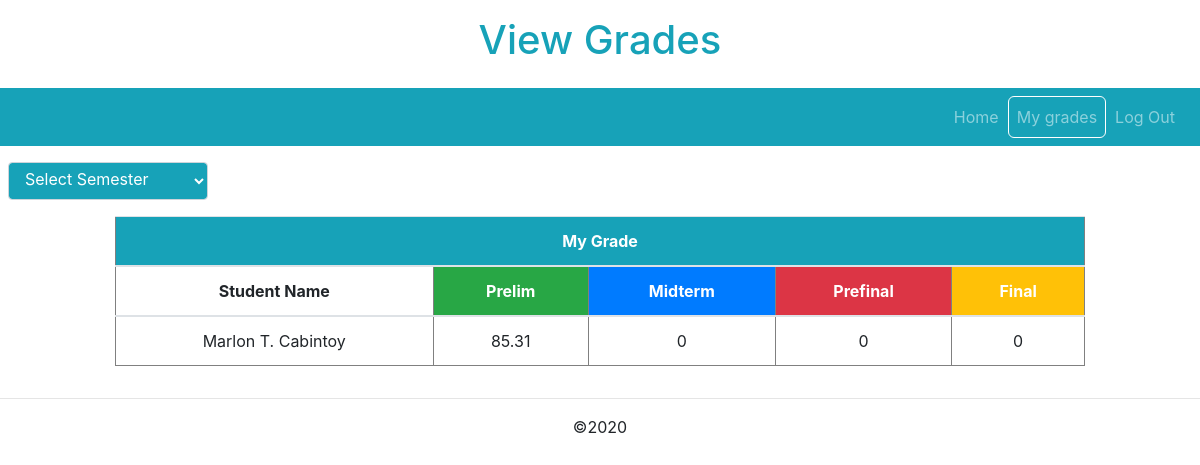
Page /private/user/mygrades.php (signed in) on the earlier database version.
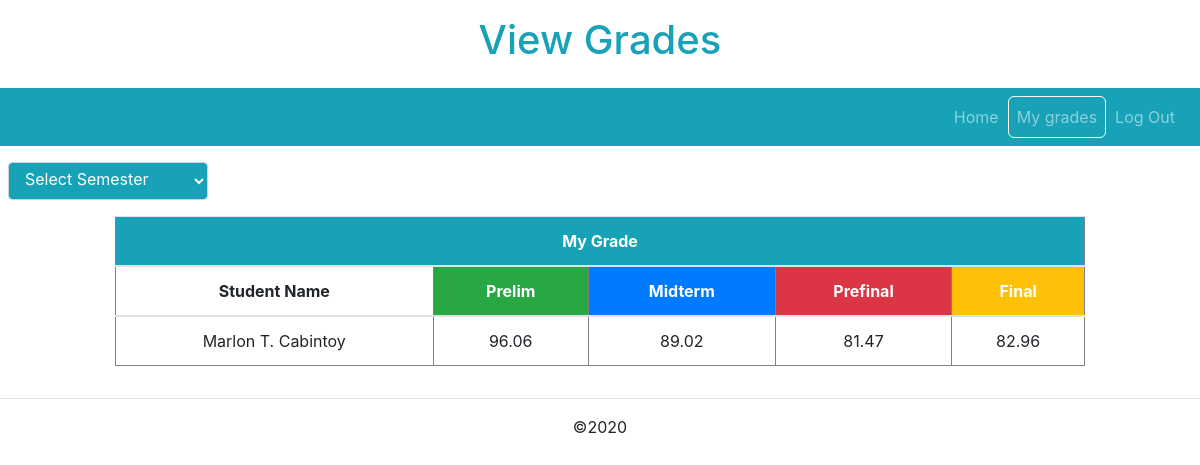
Same page on the later database version.
### tables this page shows
CREATE TABLE `prelim1` (
  `id` int(11) NOT NULL,
  `student_no` varchar(255) NOT NULL,
  `student_name` varchar(255) NOT NULL,
  `year` varchar(255) NOT NULL,
  `course` varchar(255) NOT NULL,
  `prelim_output_1` varchar(255) NOT NULL,
  `prelim_output_2` varchar(255) NOT NULL,
  `prelim_output_total_score` varchar(255) NOT NULL,
  `prelim_output_base` varchar(255) NOT NULL,
  `prelim_output_weight` varchar(255) NOT NULL,
  `prelim_performance_1` varchar(255) NOT NULL,
  `prelim_performance_2` varchar(255) NOT NULL,
  `prelim_performance_total_score` varchar(255) NOT NULL,
  `prelim_performance_base` varchar(255) NOT NULL,
  `prelim_performance_weight` varchar(255) NOT NULL,
  `prelim_written_test` varchar(255) NOT NULL,
  `prelim_written_test_base` varchar(255) NOT NULL,
  `prelim_written_test_weight` varchar(255) NOT NULL,
  `prelim_grade` varchar(255) NOT NULL,
  `prelim_grade_equivalent` varchar(255) NOT NULL,
  `semester` varchar(255) NOT NULL
);

CREATE TABLE `midterm1` (
  `id` int(11) NOT NULL,
  `student_no` varchar(255) NOT NULL,
  `student_name` varchar(255) NOT NULL,
  `year` varchar(255) NOT NULL,
  `course` varchar(255) NOT NULL,
  `midterm_output_1` varchar(255) NOT NULL,
  `midterm_output_2` varchar(255) NOT NULL,
  `midterm_output_total_score` varchar(255) NOT NULL,
  `midterm_output_base` varchar(255) NOT NULL,
  `midterm_output_weight` varchar(255) NOT NULL,
  `midterm_performance_1` varchar(255) NOT NULL,
  `midterm_performance_2` varchar(255) NOT NULL,
  `midterm_performance_total_score` varchar(255) NOT NULL,
  `midterm_performance_base` varchar(255) NOT NULL,
  `midterm_performance_weight` varchar(255) NOT NULL,
  `midterm_written_test` varchar(255) NOT NULL,
  `midterm_written_test_base` varchar(255) NOT NULL,
  `midterm_written_test_weight` varchar(255) NOT NULL,
  `midterm_2nd_quarter` varchar(255) NOT NULL,
  `midterm_grade` varchar(255) NOT NULL,
  `midterm_grade_equivalent` varchar(255) NOT NULL,
  `midterm_remarks` varchar(255) NOT NULL,
  `semester` varchar(255) NOT NULL
);

CREATE TABLE `prefinal1` (
  `id` int(11) NOT NULL,
  `student_no` varchar(255) NOT NULL,
  `student_name` varchar(255) NOT NULL,
  `year` varchar(255) NOT NULL,
  `course` varchar(255) NOT NULL,
  `prefinal_output_1` varchar(255) NOT NULL,
  `prefinal_output_2` varchar(255) NOT NULL,
  `prefinal_output_total_score` varchar(255) NOT NULL,
  `prefinal_output_base` varchar(255) NOT NULL,
  `prefinal_output_weight` varchar(255) NOT NULL,
  `prefinal_performance_1` varchar(255) NOT NULL,
  `prefinal_performance_2` varchar(255) NOT NULL,
  `prefinal_performance_total_score` varchar(255) NOT NULL,
  `prefinal_performance_base` varchar(255) NOT NULL,
  `prefinal_performance_weight` varchar(255) NOT NULL,
  `prefinal_written_test` varchar(255) NOT NULL,
  `prefinal_written_test_base` varchar(255) NOT NULL,
  `prefinal_written_test_weight` varchar(255) NOT NULL,
  `prefinal_3rd_quarter` varchar(255) NOT NULL,
  `prefinal_grade` varchar(255) NOT NULL,
  `prefinal_grade_equivalent` varchar(255) NOT NULL,
  `semester` varchar(255) NOT NULL,
  `prefinal_prediction` varchar(255) NOT NULL
);

CREATE TABLE `final1` (
  `id` int(11) NOT NULL,
  `student_no` varchar(255) NOT NULL,
  `student_name` varchar(255) NOT NULL,
  `year` varchar(255) NOT NULL,
  `course` varchar(255) NOT NULL,
  `final_output_1` varchar(255) NOT NULL,
  `final_output_2` varchar(255) NOT NULL,
  `final_output_total_score` varchar(255) NOT NULL,
  `final_output_base` varchar(255) NOT NULL,
  `final_output_weight` varchar(255) NOT NULL,
  `final_performance_1` varchar(255) NOT NULL,
  `final_performance_2` varchar(255) NOT NULL,
  `final_performance_total_score` varchar(255) NOT NULL,
  `final_performance_base` varchar(255) NOT NULL,
  `final_performance_weight` varchar(255) NOT NULL,
  `final_written_test` varchar(255) NOT NULL,
  `final_written_test_base` varchar(255) NOT NULL,
  `final_written_test_weight` varchar(255) NOT NULL,
  `final_4th_quarter` varchar(255) NOT NULL,
  `final_grade` varchar(255) NOT NULL,
  `final_grade_equivalent` varchar(255) NOT NULL,
  `final_grade_remarks` varchar(255) NOT NULL,
  `semester` varchar(255) NOT NULL,
  `final_prediction` varchar(255) NOT NULL
);

### private/user/mygrades.php (the view, shortened to what the changed rows need)
<?php
include("../bins/connections.php");
include("../../bins/header.php");
$session_user = $_SESSION["username"];
$query_info = mysqli_query($connections, "SELECT * FROM _user_tbl_ WHERE username='$session_user'");
$my_info = mysqli_fetch_assoc($query_info);
$student_no = $my_info["student_no"];
?>
<center>
<h1 class="py-3 text-info px-1">View Grades</h1>
</center>
<?php
if(isset($_GET["s_"])){
  $semester_no = $_GET["s_"];
}else{
  $semester_no = "1";
}
$student_qry = mysqli_query($connections, "SELECT * FROM _user_tbl_ WHERE student_no='$student_no' ");
$row_student = mysqli_fetch_assoc($student_qry);
$lastname = $row_student['lastname'];
$firstname = $row_student['firstname'];
$middlename = $row_student['middlename'];
$student_name = $firstname . " " . $middlename[0] . ". " . $lastname;
?>
<div class="table-responsive table_table mt-3 col-10 container-fluid">
<table border="1" class="table table-hover">
    <thead>
    <tr><th class="px-3 text-center bg-info text-white" colspan="6">My Grade</th></tr>
    <tr class="text-center"><th class="px-3 bg-white">Student Name</th><th class="px-3 bg-success text-white">Prelim</th><th class="px-3 bg-primary text-white">Midterm</th><th class="px-3 bg-danger text-white" id="prefinal_student_predict">Prefinal</th><th class="px-3 bg-warning text-white" id="final_student_predict">Final</th><th class="px-3 bg-dark text-white" id="prediction">Prediction<sup class='badge badge-warning'>Prediction</sup></th></tr>
    </thead>
    <tbody>
<?php
  $prelim = "prelim$semester_no";
  $midterm = "midterm$semester_no";
  $prefinal = "prefinal$semester_no";
  $final = "final$semester_no";
  $prelim_qry = mysqli_query($connections, "SELECT * FROM $prelim WHERE student_no='$student_no' ");
  $midterm_qry = mysqli_query($connections, "SELECT * FROM $midterm WHERE student_no='$student_no' ");
  $prefinal_qry = mysqli_query($connections, "SELECT * FROM $prefinal WHERE student_no='$student_no' ");
  $final_qry = mysqli_query($connections, "SELECT * FROM $final WHERE student_no='$student_no' ");
while($row_prelim = mysqli_fetch_assoc($prelim_qry)){
 $row_midterm = mysqli_fetch_assoc($midterm_qry);
 $row_prefinal = mysqli_fetch_assoc($prefinal_qry);
 $row_final = mysqli_fetch_assoc($final_qry);
$prelim_output_1 = $row_prelim['prelim_output_1'];
$prelim_output_2 = $row_prelim['prelim_output_2'];
$prelim_performance_1 = $row_prelim['prelim_performance_1'];
$prelim_performance_2 = $row_prelim['prelim_performance_2'];
$prelim_written_test = $row_prelim['prelim_written_test'];
if($prelim_output_1 == 0 && $prelim_output_2 == 0 &&
   $prelim_performance_1 == 0 && $prelim_performance_1 == 0 &&
   $prelim_written_test == 0){
    $prelim_grade = 0;
}else{
$prelim_output_total_score = $prelim_output_1 + $prelim_output_2;
$prelim_performance_total_score = $prelim_performance_1 + $prelim_performance_2;
$prelim_output_base = $prelim_output_total_score / 40 * 40 + 60;
$prelim_performance_base = $prelim_performance_total_score / 40 * 40 + 60;
$prelim_written_test_base =  $prelim_written_test / 70 * 40 + 60;
$prelim_output_weight = $prelim_output_base * 0.40;
$prelim_performance_weight = $prelim_performance_base * 0.40;
$prelim_written_test_weight = $prelim_written_test_base * 0.20;
$prelim_grade = $prelim_output_weight + $prelim_performance_weight + $prelim_written_test_weight;
$prelim_grade = number_format((float)$prelim_grade,2,".","");
}
$midterm_output_1 = $row_midterm["midterm_output_1"];
$midterm_output_2 = $row_midterm["midterm_output_2"];
$midterm_performance_1 = $row_midterm["midterm_performance_1"];
$midterm_performance_2 = $row_midterm["midterm_performance_2"];
$midterm_written_test = $row_midterm["midterm_written_test"];
if($midterm_output_1 == 0 && $midterm_output_2 == 0 &&
   $midterm_performance_1 == 0 && $midterm_performance_1 == 0 &&
   $midterm_written_test == 0){
    $midterm_grade = 0;
}else{
$midterm_output_total_score = $midterm_output_1 + $midterm_output_2;
$midterm_output_base = $midterm_output_total_score / 40 * 40 + 60;
$midterm_output_weight = $midterm_output_base * 0.40;
$midterm_performance_total_score = $midterm_performance_1 + $midterm_performance_2;
$midterm_performance_base = $midterm_performance_total_score / 40 * 40 + 60;
$midterm_written_test_base = $midterm_written_test / 70 * 40 + 60;
$midterm_performance_weight = $midterm_performance_base * 0.40;
$midterm_written_test_weight = $midterm_written_test_base * 0.20;
$midterm_2nd_quarter = $midterm_output_weight + $midterm_performance_weight + $midterm_written_test_weight;
$midterm_grade = $prelim_grade * 0.3 + $midterm_2nd_quarter * 0.7;
$midterm_grade = number_format((float)$midterm_grade,2,".","");
}
$prefinal_output_1 = $row_prefinal["prefinal_output_1"];
$prefinal_output_2 = $row_prefinal["prefinal_output_2"];
$prefinal_performance_1 = $row_prefinal["prefinal_performance_1"];
$prefinal_performance_2 = $row_prefinal["prefinal_performance_2"];
$prefinal_written_test = $row_prefinal["prefinal_written_test"];
$prefinal_prediction = $row_prefinal["prefinal_prediction"];
if($prefinal_output_1 == 0 && $prefinal_output_2 == 0 &&
   $prefinal_performance_1 == 0 && $prefinal_performance_1 == 0 &&
   $prefinal_written_test == 0){
    if($prefinal_prediction>0){
    $prefinal_prediction = $row_prefinal["prefinal_prediction"];
    $confirm_prefinal_prediction = $prefinal_prediction;
    }else{
      $prefinal_grade = 0;
      $prefinal_prediction = 0;
    }
}else{
$prefinal_output_total_score = $prefinal_output_1 + $prefinal_output_2;
$prefinal_performance_total_score = $prefinal_performance_1 + $prefinal_performance_2;
$prefinal_output_base = $prefinal_output_total_score / 40 * 40 + 60;
$prefinal_performance_base = $prefinal_performance_total_score / 40 * 40 + 60;
$prefinal_written_test_base = $prefinal_written_test / 70 * 40 + 60;
$prefinal_output_weight = $prefinal_output_base * 0.40;
$prefinal_performance_weight = $prefinal_performance_base * 0.40;
$prefinal_written_test_weight = $prefinal_written_test_base * 0.20;
$prefinal_3rd_quarter = $prefinal_output_weight + $prefinal_performance_weight + $prefinal_written_test_weight;
$prefinal_grade = $midterm_grade * 0.3 + $prefinal_3rd_quarter * 0.7;
$prefinal_grade = number_format((float)$prefinal_grade,2,".","");
}
$final_output_1 = $row_final["final_output_1"];
$final_output_2 = $row_final["final_output_2"];
$final_performance_1 = $row_final["final_performance_1"];
$final_performance_2 = $row_final["final_performance_2"];
$final_written_test = $row_final["final_written_test"];
$final_prediction = $row_final["final_prediction"];
if($final_output_1 == 0 && $final_output_2 == 0 &&
   $final_performance_1 == 0 && $final_performance_1 == 0 &&
   $final_written_test == 0){
    if($final_prediction>0){
      $final_prediction = $row_final["final_prediction"];
      $confirm_final_prediction = $final_prediction;
      }else{
        $final_grade = 0;
        $final_prediction = 0;
      }
}else{
$final_output_total_score = $final_output_1 + $final_output_2;
$final_output_base = $final_output_total_score / 40 * 40 + 60;
$final_output_weight = $final_output_base * 0.40;
$final_performance_total_score = $final_performance_1 + $final_performance_2;
$final_performance_base = $final_performance_total_score / 40 * 40 + 60;
$final_performance_weight = $final_performance_base * 0.40;
$final_written_test_base = $final_written_test / 70 * 40 + 60;
$final_written_test_weight = $final_written_test_base * 0.20;
$final_4th_quarter = $final_output_weight + $final_performance_weight + $final_written_test_weight;
$final_grade = $prefinal_grade * 0.3 + $final_4th_quarter * 0.7;
$final_grade = number_format((float)$final_grade,2,".","");
}
?>
<tr class="text-center">
<td class="bg-white"><?php echo $student_name; ?></td>
<td id="get_prelim" class="bg-white"><?php echo $prelim_grade; ?></td>
<td id="get_midterm" class="bg-white"><?php echo $midterm_grade; ?></td>
<td class="bg-white"><span id="get_prefinal"><?php if($prefinal_prediction>0){echo $prefinal_prediction; }else{echo $prefinal_grade;} ?></span></td>
<td class="bg-white"><span id="get_final"><?php if($final_prediction>0){echo $final_prediction; }else{echo $final_grade;} ?></span><input type="text" id="final_grade_prediction" class="text-center col-5 container-fluid" disabled></td>
</tr>
<?php
}
?>
</table>
</div>
<?php
include("../../bins/footer_non_fixed.php");
?>

Differences in the rows shown:
changed prelim1: prelim_grade "85.31" → "96.06"; midterm_grade "0" → "89.02"; prefinal_grade "0" → "81.47"; final_grade "0" → "82.96"
